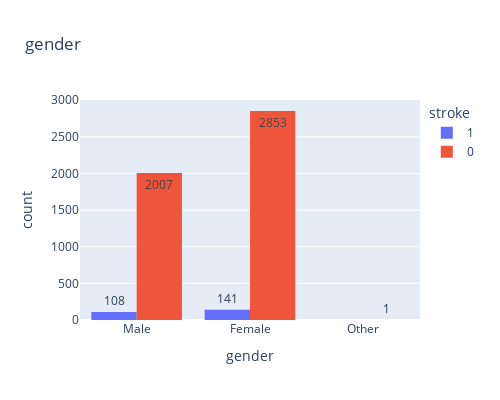

Write notebook code for a chart like this one.
### Code cell
px.histogram(data, x='gender', text_auto=True, color='stroke', barmode='group', width=500, height=400, title='gender')

### Figure 1 — Plotly figure (JSON) as saved in the notebook; plotly's stock layout.template omitted (floating-point values rounded to 4 significant figures; data arrays with more than 128 entries replaced by an {"elided": "..."} marker saying what was removed)
{"data": [{"alignmentgroup": "True", "bingroup": "x", "hovertemplate": "stroke=1<br>gender=%{x}<br>count=%{y}<extra></extra>", "legendgroup": "1", "marker": {"color": "#636efa", "pattern": {"shape": ""}}, "name": "1", "offsetgroup": "1", "orientation": "v", "showlegend": true, "texttemplate": "%{value}", "type": "histogram", "x": {"elided": "249 str values"}, "xaxis": "x", "yaxis": "y"}, {"alignmentgroup": "True", "bingroup": "x", "hovertemplate": "stroke=0<br>gender=%{x}<br>count=%{y}<extra></extra>", "legendgroup": "0", "marker": {"color": "#EF553B", "pattern": {"shape": ""}}, "name": "0", "offsetgroup": "0", "orientation": "v", "showlegend": true, "texttemplate": "%{value}", "type": "histogram", "x": {"elided": "4861 str values"}, "xaxis": "x", "yaxis": "y"}], "layout": {"barmode": "group", "height": 400, "legend": {"title": {"text": "stroke"}, "tracegroupgap": 0}, "title": {"text": "gender"}, "width": 500, "xaxis": {"anchor": "y", "domain": [0, 1], "title": {"text": "gender"}}, "yaxis": {"anchor": "x", "domain": [0, 1], "title": {"text": "count"}}}}
